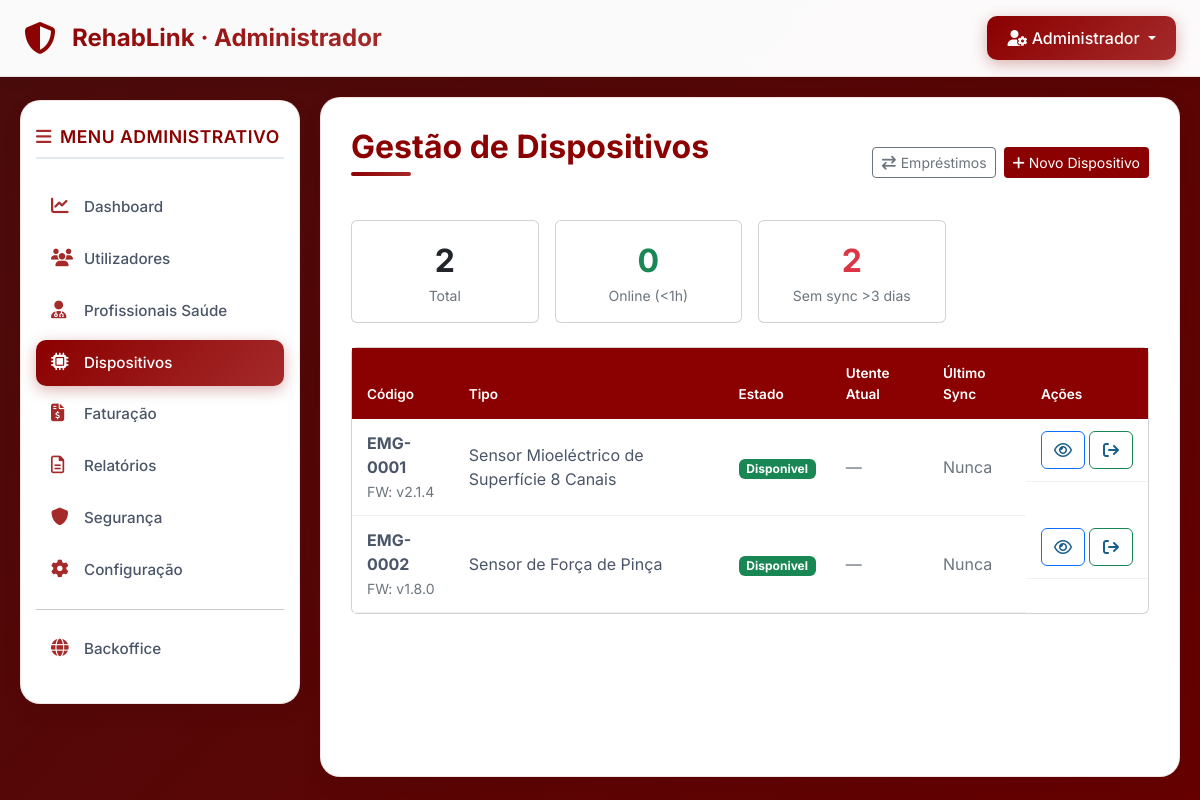
/private/admin/dispositivos/lista_dispositivos.php (signed in), run on an earlier commit of the app's database.
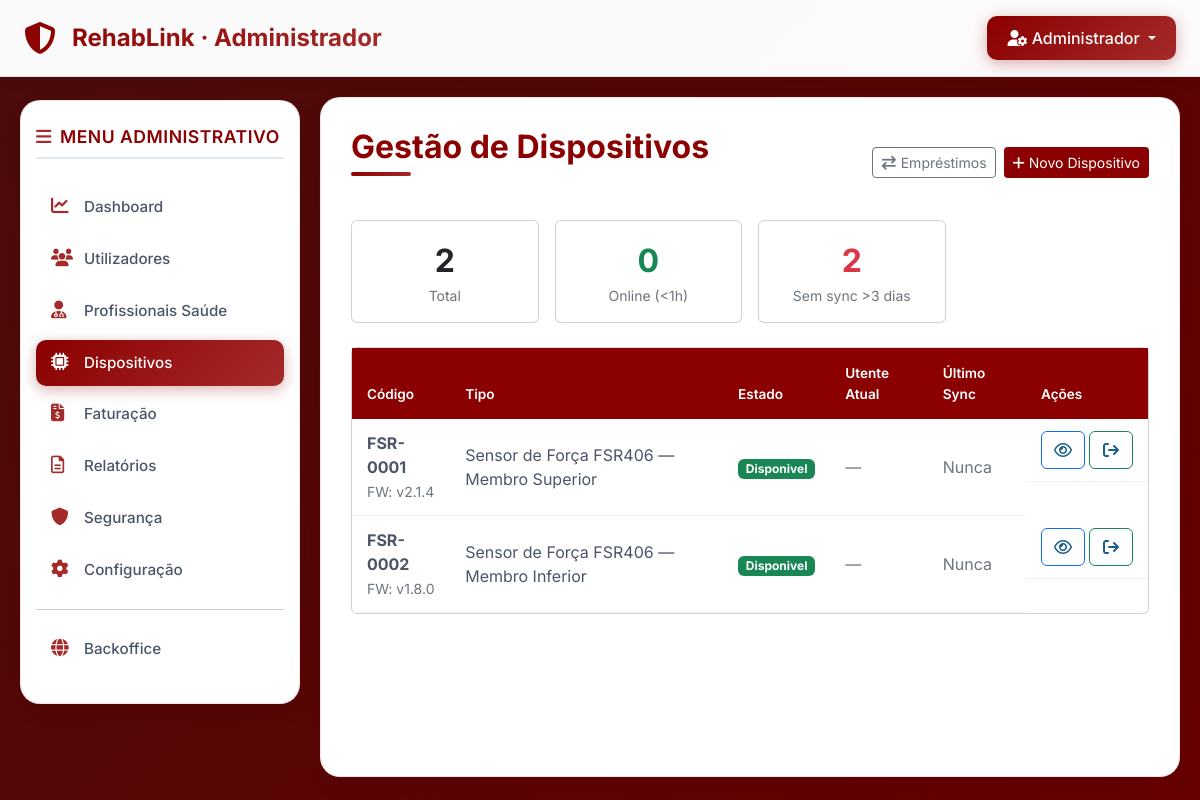
And on a later commit of the database.
### tables this page shows
CREATE TABLE IF NOT EXISTS dispositivos (
    id              INT UNSIGNED AUTO_INCREMENT PRIMARY KEY,
    codigo          VARCHAR(20)         NOT NULL UNIQUE,
    tipo            VARCHAR(80)         NOT NULL,
    firmware_versao VARCHAR(20)         NULL,
    ultimo_sync     DATETIME            NULL,
    ativo           BOOLEAN             NOT NULL DEFAULT TRUE,
    estado          ENUM('disponivel','emprestado','manutencao','avariado','abatido')
                    NOT NULL DEFAULT 'disponivel',
    token_api       VARCHAR(64)         UNIQUE NULL
                    COMMENT 'Token de autenticação do ESP32 — gerado no registo',
    INDEX idx_codigo    (codigo),
    INDEX idx_token_api (token_api)
);

### config/app.php (called while the page is built, shortened)
<?php
function h(string $valor): string {
    return htmlspecialchars($valor, ENT_QUOTES | ENT_SUBSTITUTE, 'UTF-8');
}

### private/admin/dispositivos/lista_dispositivos.php (the view, shortened to what this page needs)
<?php
require_once __DIR__ . '/../../../config/app.php';
$pagina_titulo = 'Dispositivos'; $pagina_ativa = 'dispositivos';
require_once __DIR__ . '/../../../includes/header_admin.php';
require_once __DIR__ . '/../../../includes/sidebar_admin.php';
$db = getDB();
$total_disp  = (int)$db->query('SELECT COUNT(*) FROM dispositivos')->fetchColumn();
$online      = (int)$db->query("SELECT COUNT(*) FROM dispositivos WHERE ativo=1 AND ultimo_sync >= DATE_SUB(NOW(), INTERVAL 1 HOUR)")->fetchColumn();
$offline_3d  = (int)$db->query("SELECT COUNT(*) FROM dispositivos WHERE ativo=1 AND (ultimo_sync IS NULL OR ultimo_sync < DATE_SUB(NOW(), INTERVAL 3 DAY))")->fetchColumn();
$stmt = $db->query("
    SELECT d.*,
           u.nome AS paciente,
           e.data_entrega
    FROM dispositivos d
    LEFT JOIN emprestimos_dispositivos e ON e.dispositivo_id=d.id AND e.data_devolucao IS NULL
    LEFT JOIN utentes ut ON ut.id=e.utente_id
    LEFT JOIN utilizadores u ON u.id=ut.utilizador_id
    ORDER BY d.codigo
");
$dispositivos = $stmt->fetchAll();
$estado_badge = [
    'disponivel'  => 'success',
    'emprestado'  => 'primary',
    'manutencao'  => 'warning',
    'avariado'    => 'danger',
    'abatido'     => 'secondary',
];
?>
        <main class="content">
            <div class="d-flex justify-content-between align-items-center mb-4">
                <h1>Gestão de Dispositivos</h1>
                <div class="d-flex gap-2">
                    <a href="emprestimos.php" class="btn btn-sm btn-outline-secondary"><i class="fa-solid fa-arrow-right-arrow-left me-1"></i>Empréstimos</a>
                    <a href="associar_dispositivo.php" class="btn btn-sm" style="background:#8B0000;color:#fff;"><i class="fa-solid fa-plus me-1"></i>Novo Dispositivo</a>
                </div>
            </div>
            <div class="row g-3 mb-4">
                <div class="col-md-3"><div class="card text-center p-3"><div class="fs-2 fw-bold"><?= $total_disp ?></div><div class="text-muted small">Total</div></div></div>
                <div class="col-md-3"><div class="card text-center p-3"><div class="fs-2 fw-bold text-success"><?= $online ?></div><div class="text-muted small">Online (&lt;1h)</div></div></div>
                <div class="col-md-3"><div class="card text-center p-3"><div class="fs-2 fw-bold text-danger"><?= $offline_3d ?></div><div class="text-muted small">Sem sync &gt;3 dias</div></div></div>
            </div>
            <div class="card"><div class="table-responsive">
                <table class="table table-hover mb-0">
                    <thead class="table-light"><tr><th>Código</th><th>Tipo</th><th>Estado</th><th>Utente Atual</th><th>Último Sync</th><th>Ações</th></tr></thead>
                    <tbody>
                    <?php if(empty($dispositivos)): ?><tr><td colspan="6" class="text-center text-muted py-4">Sem dispositivos.</td></tr>
                    <?php else: foreach($dispositivos as $d): ?>
                        <tr>
                            <td><strong><?= h($d['codigo']) ?></strong><br><small class="text-muted">FW: <?= h($d['firmware_versao'] ?? '—') ?></small></td>
                            <td><?= h($d['tipo']) ?></td>
                            <td><span class="badge bg-<?= $estado_badge[$d['estado']] ?? 'secondary' ?>"><?= h(ucfirst($d['estado'])) ?></span></td>
                            <td><?= $d['paciente'] ? h($d['paciente']) : '<span class="text-muted">—</span>' ?></td>
                            <td><?= $d['ultimo_sync'] ? h(substr($d['ultimo_sync'],0,16)) : '<span class="text-muted">Nunca</span>' ?></td>
                            <td class="d-flex gap-1">
                                <a href="detalhes_dispositivo.php?id=<?= $d['id'] ?>" class="btn btn-xs btn-outline-primary" title="Ver"><i class="fa-regular fa-eye"></i></a>
                                <?php if ($d['estado'] === 'disponivel'): ?>
                                    <a href="novo_emprestimo.php?disp=<?= $d['id'] ?>" class="btn btn-xs btn-outline-success" title="Emprestar"><i class="fa-solid fa-arrow-right-from-bracket"></i></a>
                                <?php elseif ($d['estado'] === 'emprestado'): ?>
                                    <a href="devolver_dispositivo.php?disp=<?= $d['id'] ?>" class="btn btn-xs btn-outline-warning" title="Devolver"><i class="fa-solid fa-arrow-right-to-bracket"></i></a>
                                <?php endif; ?>
                            </td>
                        </tr>
                    <?php endforeach; endif; ?>
                    </tbody>
                </table>
            </div></div>
        </main>
<?php require_once __DIR__ . '/../../../includes/footer.php'; ?>

### includes/header_admin.php (shortened to what this page needs)
<?php
$nome_admin = h($_SESSION['nome'] ?? 'Admin');
?>
<!DOCTYPE html>
<html lang="pt">
<head>
    <link rel="stylesheet" href="<?= APP_URL ?>/public/assets/fontawesome/all.min.css">
    <link rel="stylesheet" href="<?= APP_URL ?>/public/assets/bootstrap/bootstrap.min.css">
    <link rel="stylesheet" href="<?= APP_URL ?>/public/assets/css/admin.css">
</head>
<body>
    <header class="topbar d-flex justify-content-between align-items-center px-4 py-3">
        <div class="sistema-nome">
            <a href="<?= APP_URL ?>/private/admin/index_admin.php" class="text-decoration-none d-flex align-items-center gap-3">
                <i class="fa-solid fa-shield-halved logo-icon"></i>
                <span class="fw-bold">RehabLink · Administrador</span>
            </a>
        </div>
        <div class="dropdown">
            <button class="btn btn-secondary dropdown-toggle" data-bs-toggle="dropdown">
                <i class="fa-solid fa-user-gear"></i> <?= $nome_admin ?>
            </button>
        </div>
    </header>
    <div class="wrapper">

### includes/sidebar_admin.php
<?php
function menuAdmin(string $chave, string $pagina_ativa): string {
    return $chave === $pagina_ativa ? ' active' : '';
}
$pa = $pagina_ativa ?? '';
?>
        <nav class="sidebar">
            <h2><i class="fa-solid fa-bars me-2"></i>Menu Administrativo</h2>
            <a href="<?= APP_URL ?>/private/admin/index_admin.php"
               class="nav-link<?= menuAdmin('dashboard', $pa) ?>">
                <i class="fa-solid fa-chart-line me-2"></i>Dashboard
            </a>
            <a href="<?= APP_URL ?>/private/admin/utilizadores/lista_utilizadores.php"
               class="nav-link<?= menuAdmin('utilizadores', $pa) ?>">
                <i class="fa-solid fa-users me-2"></i>Utilizadores
            </a>
            <a href="<?= APP_URL ?>/private/admin/profissionais_saude/gestao_PS.php"
               class="nav-link<?= menuAdmin('profissionais', $pa) ?>">
                <i class="fa-solid fa-user-doctor me-2"></i>Profissionais Saúde
            </a>
            <a href="<?= APP_URL ?>/private/admin/dispositivos/lista_dispositivos.php"
               class="nav-link<?= menuAdmin('dispositivos', $pa) ?>">
                <i class="fa-solid fa-microchip me-2"></i>Dispositivos
            </a>
            <a href="<?= APP_URL ?>/private/admin/faturacao/controlo_faturacao.php"
               class="nav-link<?= menuAdmin('faturacao', $pa) ?>">
                <i class="fa-solid fa-file-invoice-dollar me-2"></i>Faturação
            </a>
            <a href="<?= APP_URL ?>/private/admin/relatorios/relatorios_sistema.php"
               class="nav-link<?= menuAdmin('relatorios', $pa) ?>">
                <i class="fa-regular fa-file-lines me-2"></i>Relatórios
            </a>
            <a href="<?= APP_URL ?>/private/admin/seguranca/logs_acesso.php"
               class="nav-link<?= menuAdmin('seguranca', $pa) ?>">
                <i class="fa-solid fa-shield me-2"></i>Segurança
            </a>
            <a href="<?= APP_URL ?>/private/admin/configuracao/sistema.php"
               class="nav-link<?= menuAdmin('configuracao', $pa) ?>">
                <i class="fa-solid fa-gear me-2"></i>Configuração
            </a>
            <hr class="my-3">
            <a href="<?= APP_URL ?>/private/admin/backoffice/backoffice_quem_somos.php"
               class="nav-link<?= menuAdmin('backoffice', $pa) ?>">
                <i class="fa-solid fa-globe me-2"></i>Backoffice
            </a>
        </nav>

### includes/footer.php (shortened to what this page needs)
    </div>
</body>
</html>

### public/assets/css/admin.css (style rules this page uses)
* { margin: 0; padding: 0; box-sizing: border-box; font-family: 'Inter', sans-serif; }
body { background: linear-gradient(135deg, #4a0c0c 0%, #660000 100%); min-height: 100vh; }
.topbar { background: rgba(255, 255, 255, 0.98); backdrop-filter: blur(10px); box-shadow: 0 2px 15px rgba(0, 0, 0, 0.08); border-bottom: 1px solid rgba(102, 0, 0, 0.1); position: sticky; top: 0; z-index: 1000; }
.sistema-nome a { background: linear-gradient(135deg, #8B0000 0%, #A52A2A 100%); -webkit-background-clip: text; -webkit-text-fill-color: transparent; font-weight: 700; font-size: 1.5rem; transition: all 0.3s ease; display: flex; align-items: center; gap: 10px; }
.logo-icon { font-size: 2rem; color: #8B0000; transition: transform 0.3s ease; }
.btn-secondary { background: linear-gradient(135deg, #8B0000 0%, #A52A2A 100%); border: none; padding: 10px 20px; border-radius: 10px; font-weight: 500; transition: all 0.3s ease; box-shadow: 0 4px 15px rgba(139, 0, 0, 0.3); }
.wrapper { display: flex; min-height: calc(100vh - 80px); padding: 20px; gap: 20px; }
.sidebar { width: 280px; background: white; border-radius: 20px; padding: 25px 15px; box-shadow: 0 8px 25px rgba(0, 0, 0, 0.05); border: 1px solid rgba(139, 0, 0, 0.1); height: fit-content; position: sticky; top: 100px; }
.sidebar h2 { color: #8B0000; font-size: 1.1rem; text-transform: uppercase; letter-spacing: 0.5px; margin-bottom: 25px; padding-bottom: 10px; border-bottom: 2px solid #e2e8f0; font-weight: 600; }
.sidebar h2 i { color: #A52A2A; }
.nav-link { color: #4a5568; padding: 12px 15px; border-radius: 10px; margin-bottom: 5px; font-weight: 500; transition: all 0.3s ease; font-size: 0.95rem; }
.nav-link i { width: 25px; color: #A52A2A; transition: all 0.3s ease; font-size: 1.1rem; }
.nav-link.active { background: linear-gradient(135deg, #8B0000 0%, #A52A2A 100%); color: white; box-shadow: 0 4px 15px rgba(139, 0, 0, 0.3); }
.nav-link.active i { color: white; }
.content { flex: 1; background: white; border-radius: 20px; padding: 30px; box-shadow: 0 8px 25px rgba(0, 0, 0, 0.05); border: 1px solid rgba(139, 0, 0, 0.1); animation: fadeIn 0.6s ease-out; }
h1 { color: #8B0000; font-size: 2rem; font-weight: 700; margin-bottom: 20px; position: relative; padding-bottom: 10px; }
h1:after { content: ''; position: absolute; bottom: 0; left: 0; width: 60px; height: 4px; background: linear-gradient(135deg, #8B0000 0%, #A52A2A 100%); border-radius: 2px; }
.table { margin-bottom: 0; }
.table thead th { background: #8B0000; color: white; font-weight: 600; font-size: 0.85rem; padding: 15px; border: none; }
.table tbody tr { transition: all 0.3s ease; }
.table td { padding: 12px 15px; vertical-align: middle; color: #4a5568; border-bottom: 1px solid #edf2f7; }
.table th { background: #8B0000; color: white; font-weight: 600; }
.table td { vertical-align: middle; }
.table a { color: #1a5f8a; text-decoration: none; }

What changed in the data, as far as the page shows it:
changed dispositivos: codigo "EMG-0001" → "FSR-0001"; tipo "Sensor Mioeléctrico de Superfície 8 Canais" → "Sensor de Força FSR406 — Membro Superior"
changed dispositivos: codigo "EMG-0002" → "FSR-0002"; tipo "Sensor de Força de Pinça" → "Sensor de Força FSR406 — Membro Inferior"
